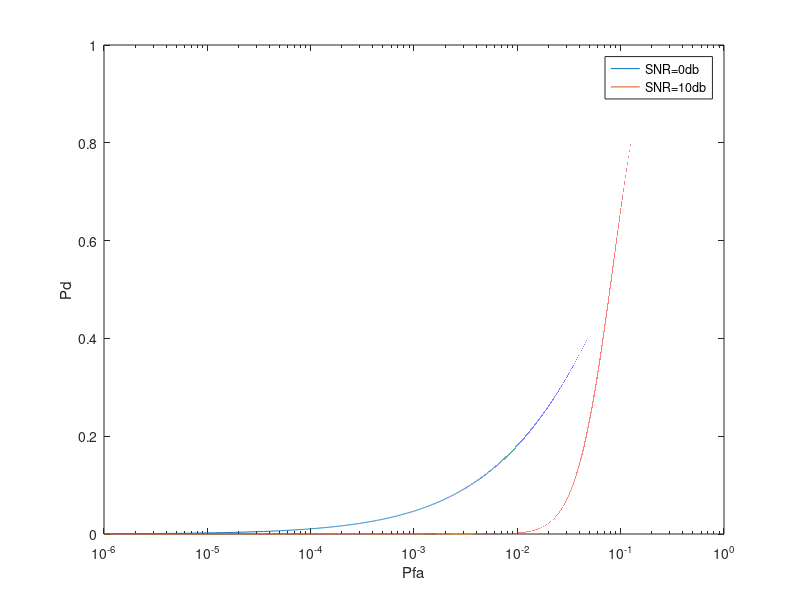

Write the MATLAB code that produced this figure.
clear all;
ii=1;
SNR=1;
Pfa=0:0.000001:1;
Pd=1/2*erfc(sqrt(SNR)*erfinv(1-Pfa.*2)-sqrt(SNR));
semilogx(Pfa,Pd);
hold on;
SNR=10;
Pfa=0:0.000001:1;
Pd=1/2*erfc(sqrt(SNR)*erfinv(1-Pfa.*2)-sqrt(SNR));
semilogx(Pfa,Pd);
legend('SNR=0db','SNR=10db');
xlabel('Pfa');
ylabel('Pd');